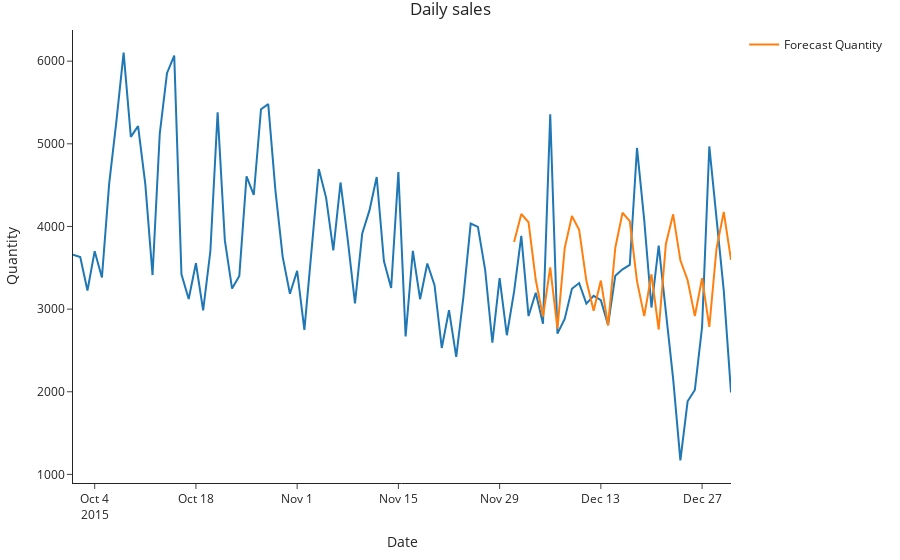

The notebook cell saved with this chart:
### Code cell
fig = px.line(df_orders["2015-10-01":], x=df_orders["2015-10-01":].index, y="quantity", title='Daily sales', template="simple_white")
# fig.update_traces(line=dict(width=1.5))
fig.add_trace(go.Scatter(x=forecast.index, y=forecast.values, mode='lines', name='Forecast Quantity'))
fig.update_layout(title_x=0.5, margin={'l': 30, 'b': 40, 't': 30, 'r': 40}, hovermode='x unified', hoverlabel=dict(bgcolor="white"))
fig.update_xaxes(title_text="Date")
fig.update_yaxes(title_text="Quantity")
fig.show()
